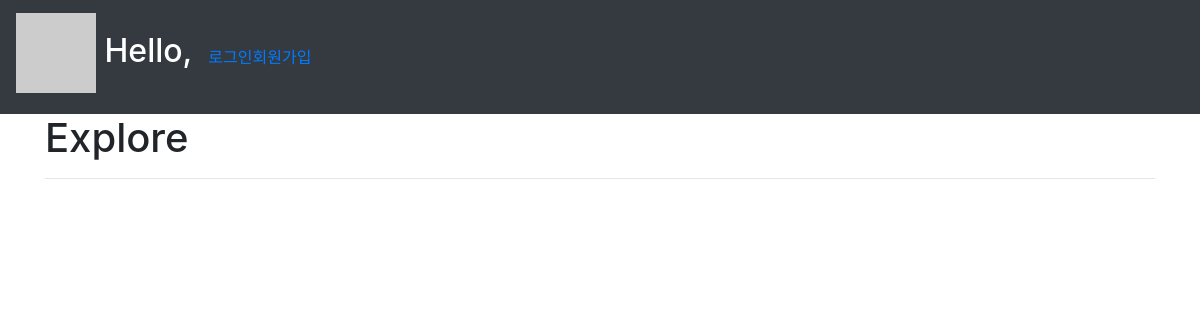
Before: /photos/explore/ with the older database file.
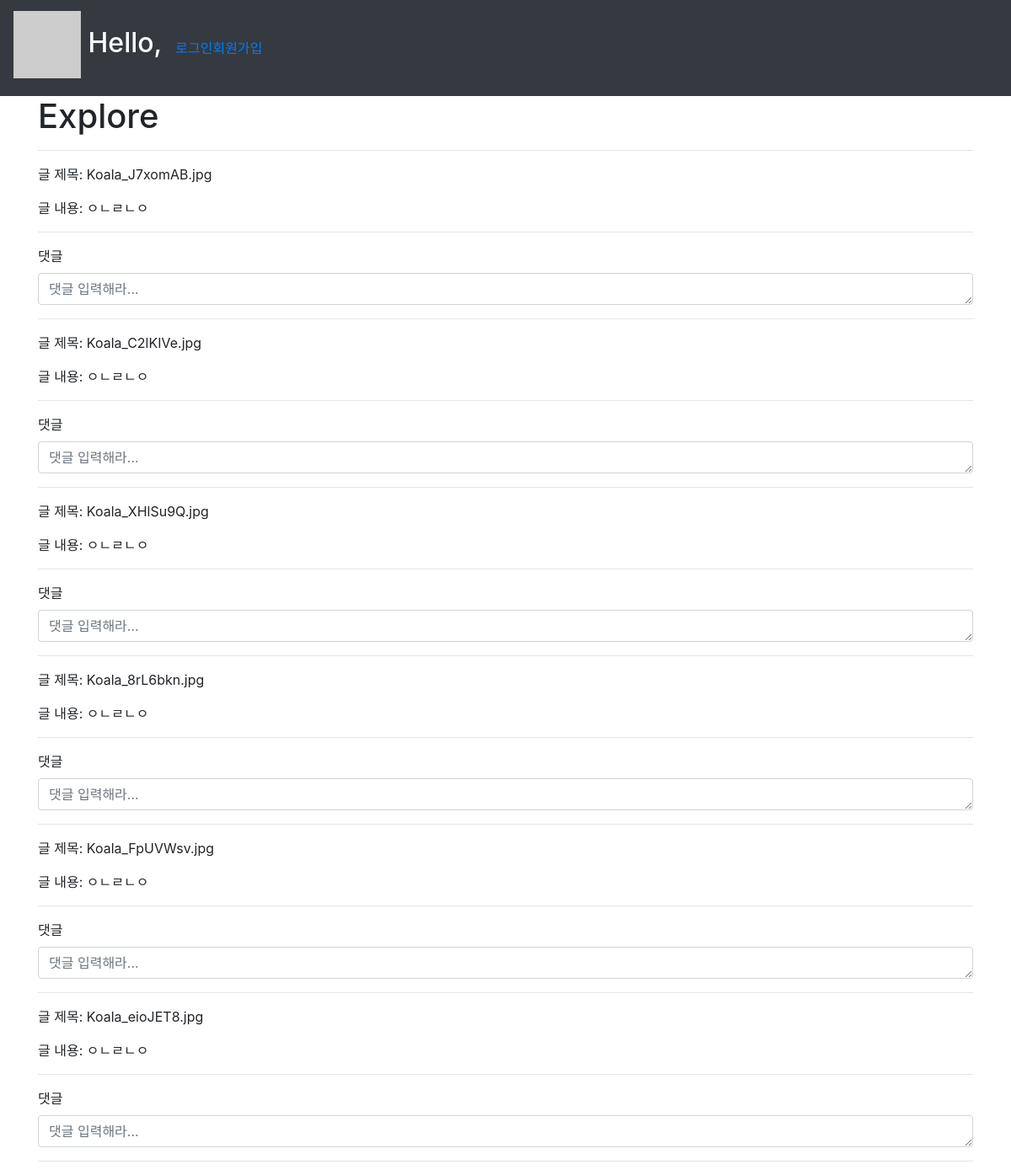
After: the same page with the newer database file.
### photos/models.py (models this page shows, shortened)
class Photo(models.Model):
  photo = models.ImageField()
  content = models.TextField()
  longitude = models.FloatField()
  latitude = models.FloatField()
  created_at = models.DateTimeField(auto_now_add=True)
  updated_at = models.DateTimeField(auto_now=True)
  user = models.ForeignKey(settings.AUTH_USER_MODEL, on_delete=models.CASCADE)
  like_users = models.ManyToManyField(settings.AUTH_USER_MODEL, related_name='like_articles', blank=True)
  hashtags = models.ManyToManyField(Hashtag, blank=True)

### photos/views.py (the view)
# urls.py: path('explore/', views.explore, name='explore'),
def explore(request):
  photos = Photo.objects.all()
  comment_form = CommentForm()
  context = {
    'photos':photos,
    'comment_form':comment_form,
  }
  return render(request, 'photos/photo_list.html', context)

### photos/forms.py
class CommentForm(forms.ModelForm):
  content = forms.CharField(
    label='댓글',
    widget=forms.Textarea(
      attrs={
        'class':'content',
        'placeholder':'댓글 입력해라...',
        'rows':1,
      }
    )
  )
  class Meta:
    model = Comment
    fields = ('content',)

### accounts/templatetags/gravatar.py (called while the page is built)
@register.filter
def makemd5(email):
  return hashlib.md5(email.encode('utf-8').lower().strip()).hexdigest()

### config/templates/photos/photo_list.html (shortened to what this page needs)
{% extends 'base.html' %}
{% load bootstrap4 %}
{% block body %}
{% if request.resolver_match.url_name == 'list' %}
  <h1>List</h1>
{% else %}
  <h1>Explore</h1>
{% endif %}
<hr>
{% for photo in photos %}
  <p>글 제목: {{ photo.photo }}</p>
  <p>글 내용: {{ photo.content }}</p>
  <hr>
  <form action="{% url 'photos:comment_create' photo.pk %}" method="POST">
    {% bootstrap_form comment_form %}
  </form>
  <hr>
{% endfor %}
{% endblock %}

### config/templates/base.html (shortened to what this page needs)
{% load bootstrap4 %}
<!DOCTYPE html>
<html lang="en">
{% load static %}
<head>
  {% bootstrap_css %}
</head>
<body>
  {% include 'photos/_nav.html' %}
  <div class="container">
    {% block body %}
    {% endblock body %}
  </div>
</body>
</html>

### config/templates/photos/_nav.html (shortened to what this page needs)
{% load gravatar %}
<nav class="navbar navbar-expand-lg navbar-dark bg-dark">
  <a class="navbar-brand" href="{% url 'photos:index' %}">
    <h2>
      <img src = "https://s.gravatar.com/avatar/{{ user.email|makemd5 }}?s=80&d=mp" alt ="">
      Hello, {{ user.username }}
    </h2>
  </a>
  <div class="collapse navbar-collapse" id="navbarNav">
    <ul class="navbar-nav">
      {% if user.is_authenticated %}
        <li>
          <a class="nav-link" href="{% url 'photos:list' %}">좋은글 보기</a>
        </li>
        <li>
          <a class="nav-link" href="{% url 'photos:explore' %}">전부 보기</a>
        </li>
        <li class="nav-item active">
          <a class="nav-link" href="{% url 'accounts:logout' %}">로그아웃</a>
        </li>
        <li class="nav-item">
          <a class="nav-link" href="{% url 'accounts:profile' user.username %}">Mypage</a>
        </li>
        <li class="nav-item">
          <a class="nav-link" href="{% url 'accounts:update' %}">정보수정</a>
        </li>
        <li class="nav-item">
          <a class="nav-link" href="{% url 'accounts:change_password' %}">암호변경</a>
        </li>
        <form action="{% url 'accounts:delete' %}" method="POST" style="display: inline;">
          {% csrf_token %}
          <input type="submit" value="회원탈퇴" class="btn btn-danger">
        </form>
      {% else %}
        <li>
          <a href="{% url 'accounts:login'%}">로그인</a>
        </li>
        <li>
          <a href="{% url 'accounts:signup'%}">회원가입</a>
        </li>
      {% endif %}
    </ul>
  </div>
</nav>

Changed rows visible on the page:
added Photo: photo "Koala_J7xomAB.jpg", content "ㅇㄴㄹㄴㅇ"
added Photo: photo "Koala_C2lKIVe.jpg", content "ㅇㄴㄹㄴㅇ"
added Photo: photo "Koala_XHlSu9Q.jpg", content "ㅇㄴㄹㄴㅇ"
added Photo: photo "Koala_8rL6bkn.jpg", content "ㅇㄴㄹㄴㅇ"
added Photo: photo "Koala_FpUVWsv.jpg", content "ㅇㄴㄹㄴㅇ"
added Photo: photo "Koala_eioJET8.jpg", content "ㅇㄴㄹㄴㅇ"
